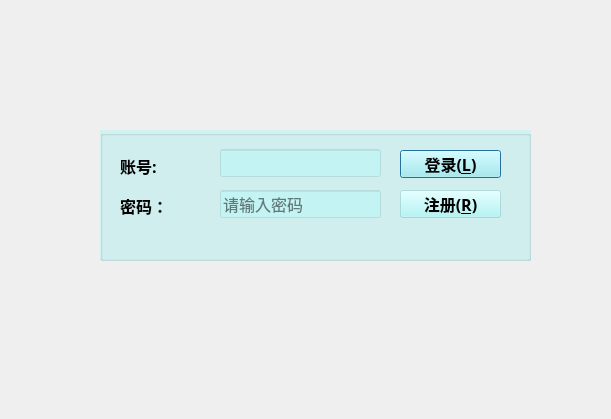
<?xml version="1.0" encoding="UTF-8"?>
<ui version="4.0">
 <class>LoginDialog</class>
 <widget class="QDialog" name="LoginDialog">
  <property name="geometry">
   <rect>
    <x>0</x>
    <y>0</y>
    <width>611</width>
    <height>419</height>
   </rect>
  </property>
  <property name="windowTitle">
   <string>Dialog</string>
  </property>
  <widget class="QGroupBox" name="groupBox">
   <property name="geometry">
    <rect>
     <x>100</x>
     <y>130</y>
     <width>431</width>
     <height>131</height>
    </rect>
   </property>
   <property name="styleSheet">
    <string notr="true">
background-color: rgb(163, 245, 245,98);</string>
   </property>
   <property name="title">
    <string/>
   </property>
   <widget class="QLabel" name="labUserName">
    <property name="geometry">
     <rect>
      <x>20</x>
      <y>20</y>
      <width>71</width>
      <height>31</height>
     </rect>
    </property>
    <property name="font">
     <font>
      <family>楷体</family>
      <pointsize>12</pointsize>
      <weight>75</weight>
      <bold>true</bold>
     </font>
    </property>
    <property name="styleSheet">
     <string notr="true">background-color: transparent;</string>
    </property>
    <property name="text">
     <string>账号:</string>
    </property>
   </widget>
   <widget class="QLabel" name="labUserPwd">
    <property name="geometry">
     <rect>
      <x>20</x>
      <y>60</y>
      <width>91</width>
      <height>31</height>
     </rect>
    </property>
    <property name="font">
     <font>
      <family>楷体</family>
      <pointsize>12</pointsize>
      <weight>75</weight>
      <bold>true</bold>
     </font>
    </property>
    <property name="styleSheet">
     <string notr="true">background-color: transparent;</string>
    </property>
    <property name="text">
     <string>密码：</string>
    </property>
   </widget>
   <widget class="QLineEdit" name="lineEdit_pw">
    <property name="geometry">
     <rect>
      <x>120</x>
      <y>60</y>
      <width>161</width>
      <height>28</height>
     </rect>
    </property>
    <property name="font">
     <font>
      <family>楷体</family>
      <pointsize>12</pointsize>
     </font>
    </property>
    <property name="toolTip">
     <string>请输入密码</string>
    </property>
    <property name="styleSheet">
     <string notr="true">background-color: rgb(170, 255, 255,80);</string>
    </property>
    <property name="text">
     <string/>
    </property>
    <property name="echoMode">
     <enum>QLineEdit::Password</enum>
    </property>
    <property name="alignment">
     <set>Qt::AlignLeading|Qt::AlignLeft|Qt::AlignVCenter</set>
    </property>
    <property name="placeholderText">
     <string>请输入密码</string>
    </property>
   </widget>
   <widget class="QLineEdit" name="lineEdit_account">
    <property name="geometry">
     <rect>
      <x>120</x>
      <y>19</y>
      <width>161</width>
      <height>28</height>
     </rect>
    </property>
    <property name="font">
     <font>
      <family>楷体</family>
      <pointsize>12</pointsize>
      <weight>75</weight>
      <bold>true</bold>
     </font>
    </property>
    <property name="styleSheet">
     <string notr="true">background-color: rgb(170, 255, 255,80);</string>
    </property>
   </widget>
   <widget class="QPushButton" name="btnLogin">
    <property name="geometry">
     <rect>
      <x>300</x>
      <y>20</y>
      <width>101</width>
      <height>28</height>
     </rect>
    </property>
    <property name="font">
     <font>
      <family>楷体</family>
      <pointsize>12</pointsize>
      <weight>75</weight>
      <bold>true</bold>
     </font>
    </property>
    <property name="cursor">
     <cursorShape>OpenHandCursor</cursorShape>
    </property>
    <property name="styleSheet">
     <string notr="true"/>
    </property>
    <property name="text">
     <string>登录(&amp;L)</string>
    </property>
    <property name="icon">
     <iconset>
      <normaloff>:/image/update.png</normaloff>:/image/update.png</iconset>
    </property>
    <property name="iconSize">
     <size>
      <width>20</width>
      <height>20</height>
     </size>
    </property>
   </widget>
   <widget class="QPushButton" name="btnresgister">
    <property name="geometry">
     <rect>
      <x>300</x>
      <y>60</y>
      <width>101</width>
      <height>28</height>
     </rect>
    </property>
    <property name="font">
     <font>
      <family>楷体</family>
      <pointsize>12</pointsize>
      <weight>75</weight>
      <bold>true</bold>
     </font>
    </property>
    <property name="cursor">
     <cursorShape>OpenHandCursor</cursorShape>
    </property>
    <property name="toolTip">
     <string>&lt;html&gt;&lt;head/&gt;&lt;body&gt;&lt;p&gt;&lt;br/&gt;&lt;/p&gt;&lt;/body&gt;&lt;/html&gt;</string>
    </property>
    <property name="whatsThis">
     <string>&lt;html&gt;&lt;head/&gt;&lt;body&gt;&lt;p&gt;&lt;br/&gt;&lt;/p&gt;&lt;/body&gt;&lt;/html&gt;</string>
    </property>
    <property name="styleSheet">
     <string notr="true"/>
    </property>
    <property name="text">
     <string>注册(&amp;R)</string>
    </property>
    <property name="icon">
     <iconset>
      <normaloff>:/image/delete.png</normaloff>:/image/delete.png</iconset>
    </property>
    <property name="iconSize">
     <size>
      <width>20</width>
      <height>20</height>
     </size>
    </property>
   </widget>
   <zorder>labUserName</zorder>
   <zorder>labUserPwd</zorder>
   <zorder>lineEdit_account</zorder>
   <zorder>lineEdit_pw</zorder>
   <zorder>btnLogin</zorder>
   <zorder>btnresgister</zorder>
  </widget>
  <widget class="QLabel" name="labelbg">
   <property name="geometry">
    <rect>
     <x>0</x>
     <y>0</y>
     <width>611</width>
     <height>421</height>
    </rect>
   </property>
   <property name="styleSheet">
    <string notr="true">background-image: url(:/img/background/login.jpg);
background-repeat: no-repeat;
background-position: center;
</string>
   </property>
   <property name="text">
    <string/>
   </property>
  </widget>
  <zorder>labelbg</zorder>
  <zorder>groupBox</zorder>
 </widget>
 <resources/>
 <connections/>
</ui>
